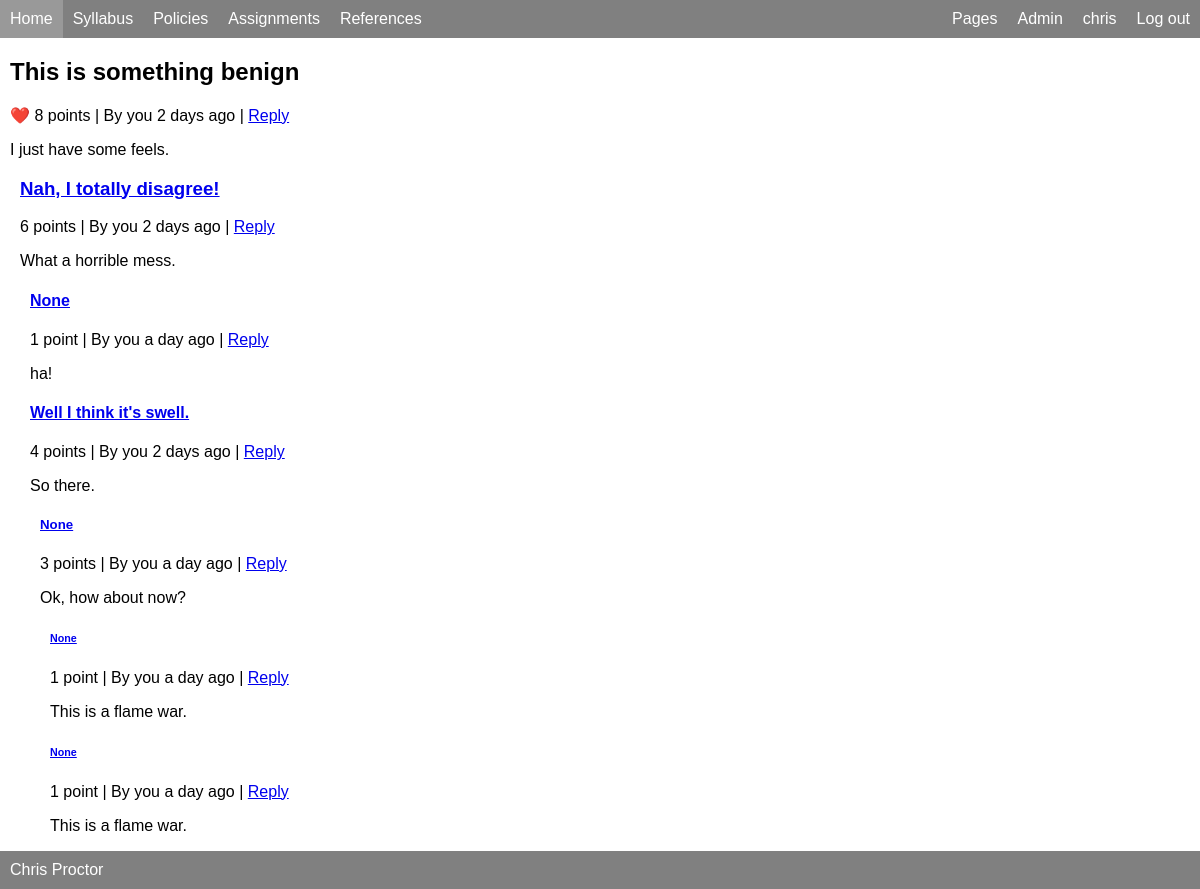
/posts/1 (signed in), run on the app's committed database.
### pages/models.py (models this page shows, shortened)
class Page(PandocMarkdownModel):
    slug = models.CharField(max_length=40, unique=True)
    in_menu = models.BooleanField(default=False)
    menu_label = models.CharField(max_length=40)

### posts/models.py (models this page shows, shortened)
class Post(PandocMarkdownModel):
    date_created = models.DateTimeField(auto_now_add=True)
    date_updated = models.DateTimeField(auto_now=True)
    author = models.ForeignKey(User, related_name="posts",
            on_delete=models.CASCADE)
    parent = models.ForeignKey("Post", related_name="child_posts", null=True, blank=True,
            on_delete=models.CASCADE)
    title = models.CharField(max_length=200, null=True)
    submissions = models.ManyToManyField("assignments.Submission", related_name="posts")
    priority = models.FloatField(default=1)
    pinned = models.BooleanField(default=False)
    def age_in_hours(self):
        return (timezone.now() - self.date_created).total_seconds() / (60 * 60)
    def humanized_creation_date(self):
        return arrow.get(self.date_created).humanize()
    def score(self):
        return self.count_tree() + self.upvotes.count()
    def count_tree(self):
        return 1 + sum(child.count_tree() for child in self.child_posts.all())
    def editable(self):
        return self.age_in_hours() < settings.POST_UPVOTE_HOUR_LIMIT
    class Meta:
        ordering = ["-priority",]

### posts/views.py (the view)
# urls.py: path('<int:pk>', views.ShowPost.as_view(), name="detail"),
class ShowPost(DetailView):
    model = Post

### pages/templatetags/page_tags.py (called while the page is built)
@register.simple_tag
def pages_in_menu():
    return Page.objects.filter(in_menu=True).all()

### posts/templatetags/post_tags.py (called while the page is built)
@register.simple_tag
def did_upvote(user, post):
    return post.upvotes.filter(voter=user).exists()

### posts/templates/posts/post_detail.html
{% extends "base.html" %}
{% block content %}
  {% include "posts/partials/post.html" %}
{% endblock %}

### common/templates/menu.html
{% load page_tags %}
{% pages_in_menu as pages %}
<nav id="menu">
	<div class="menu-left">
		<div class="menu-item clickable{% if menu_section == 'public' %} current{% endif %}">
      <a href="{% url 'common:home' %}">Home</a>
    </div>
    {% for page in pages %}
	    <div class="menu-item clickable{% if menu_section == page.slug %} current{% endif %}">
            <a href="{% url 'pages:detail' page.slug %}">{{page.menu_label}}</a>
        </div>
    {% endfor %}
      {% if not SITE_FROZEN %}
	    <div class="menu-item clickable{% if menu_section == 'assignments' %} current{% endif %}">
          <a href="{% url 'assignments:list' %}">Assignments</a>
        </div>
	    <div class="menu-item clickable{% if menu_section == 'publications' %} current{% endif %}">
          <a href="{% url 'pubref:list' %}">References</a>
        </div>
	</div>
	<div class="menu-right">
	    {% if user.is_superuser %}
	    <div class="menu-item clickable{% if menu_section == 'pages' %} current{% endif %}">
          <a href="{% url 'pages:list' %}">Pages</a>
        </div>
		  <div class="menu-item clickable">
            <a href="{% url 'admin:index' %}">Admin</a>
          </div>
	    {% endif %}
		{% if user.is_authenticated %}
		  <div class="menu-item clickable {% if menu_section == user.username %} current{% endif %}">
              <a href="{% url 'profiles:detail' user.username %}">{{user.username}}</a>
          </div>
		  <div class="menu-item clickable"><a href="{% url 'logout' %}">Log out</a></div>
		{% else %}
		  <div class="menu-item clickable"><a href="{% url 'login' %}">Log in</a></div>
		{% endif %}
	  {% endif %}
	</div>
</nav>

### posts/templates/posts/partials/post.html (shortened to what this page needs)
{% load post_tags %}
<article class="post">
    <h1>
        {% if nested %}
            <a href="{% url 'posts:detail' post.id %}">{{post.title}}</a>
        {% else %}
            {{post.title}}
        {% endif %}
    </h1>
    <div class="post-details">
      {% include "posts/partials/upvote.html" %}
      {{post.score}} point{{post.score|pluralize}}
      | By {% with user=post.author %}
      {% include "profiles/partials/user_link.html" %}{% endwith %}
      {{post.humanized_creation_date}}
    {% if request.user %}
      | <a href="{% url 'posts:reply' post.id %}">Reply</a>
    {% endif %}
  </div>
    {{post.html|safe}}
    {% if post.child_posts.exists %}
    <div class="children">
      {% for child in post.child_posts.all %}
        {% with post=child nested=True %}
            {% include "posts/partials/post.html" %}
        {% endwith %}
      {% endfor %}
    </div>
    {% endif %}
</article>

### profiles/templates/profiles/partials/user_link.html
{% if user == request.user %}
    you
{% else %}
    <a href="{% url 'profiles:detail' user.username %}">
        {{user.first_name}} {{user.last_name}}
    </a>
{% endif %}

### common/static/base/style.css (style rules this page uses)
body { font-family: Helvetica; margin: 0; }

### common/static/base/menu.css (style rules this page uses)
#menu { background-color: grey; display: flex; }
.menu-left { flex: 1; display: flex; }
.menu-right { display: flex; }
.menu-item { padding: 10px; }
#menu a { color: white; text-decoration: none; }

### common/static/base/async.css (style rules this page uses)
.post .children { margin-left: 10px; }

### data on the page
Page: menu_label "Syllabus"
Page: menu_label "Policies"
Post: title "This is something benign", score "8", humanized_creation_date "2 days ago", html "I just have some feels."
Post: title "Nah, I totally disagree!", score "6", humanized_creation_date "2 days ago", html "What a horrible mess."
Post: title "None", score "1", humanized_creation_date "a day ago", html "ha!"
Post: title "Well I think it's swell.", score "4", humanized_creation_date "2 days ago", html "So there."
Post: title "None", score "3", humanized_creation_date "a day ago", html "Ok, how about now?"
Post: title "None", score "1", humanized_creation_date "a day ago", html "This is a flame war."
Post: title "None", score "1", humanized_creation_date "a day ago", html "This is a flame war."

### other printed values
{{ user.username }} "chris"
